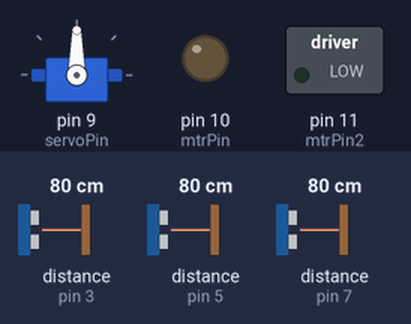
A sketch run on a simulated Arduino Uno, built with avr-gcc and run on an emulated ATmega328P. Shown: servo, switched loads named in the sketch (green lamp = pin HIGH), output pins drawn as LEDs (lit = HIGH). Wiring (inferred from the names in the program): 3 × ultrasonic range finder: trigger pin 2, echo pin 3 / trigger pin 4, echo pin 5 / trigger pin 6, echo pin 7. The test bench sets the inputs (shaded band); at power-on: distance to the obstacle (sensors on pin 3, pin 5, pin 7) 80 cm. The echo pulse lasts 58.3 µs per cm; pins used as bus, display or sensor lines are not drawn; what the sketch prints to the serial monitor is not drawn.

Above: at 0.1 s.
Timing chart, 0 to 1.6 s (numbered marks = the images above):
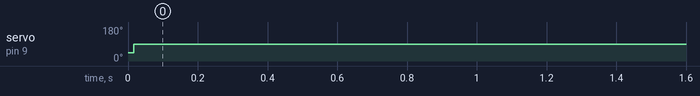

Measured:
- by itself, servo on pin 9 (servoPin): 45° → 90° at 0.02 s

The sketch:

Tongkat_Bantu_Tunanetra.ino
```cpp
#include <Servo.h>

// Inisialisasi pin untuk sensor ultrasonik
const int sensor1TriggerPin = 2;
const int sensor1EchoPin = 3;
const int sensor2TriggerPin = 4;
const int sensor2EchoPin = 5;
const int sensor3TriggerPin = 6;
const int sensor3EchoPin = 7;

// Inisialisasi pin untuk servo motor
const int servoPin = 9;

// Inisialisasi objek Servo
Servo servo;
//MOTOR DC
const int mtrPin = 10;
const int mtrPin2 = 11;
void setup() {
  // Set up pin mode for sensor triggers
  pinMode(sensor1TriggerPin, OUTPUT);
  pinMode(sensor1EchoPin, INPUT);
  pinMode(sensor2TriggerPin, OUTPUT);
  pinMode(sensor2EchoPin, INPUT);
  pinMode(sensor3TriggerPin, OUTPUT);
  pinMode(sensor3EchoPin, INPUT);
  pinMode(mtrPin, OUTPUT);
  pinMode(mtrPin2, OUTPUT);

  // Set up servo
  servo.attach(servoPin);

  // Set initial servo angle
  servo.write(45);

  // Serial communication for debugging
  Serial.begin(9600);
}

void loop() {
  // Read distances from sensors
  int distance1 = getDistance(sensor1TriggerPin, sensor1EchoPin);
  int distance2 = getDistance(sensor2TriggerPin, sensor2EchoPin);
  int distance3 = getDistance(sensor3TriggerPin, sensor3EchoPin);

  // Check distances and adjust servo angles
  if (distance1 < 50) {
    //servo.write(90);
    if (distance2 < distance3) {
    servo.write(0);
    digitalWrite(mtrPin, HIGH);
    digitalWrite(mtrPin2, HIGH);
    delay(500);
    }
    if (distance2 > distance3) {
    servo.write(180);
    digitalWrite(mtrPin, HIGH);
    digitalWrite(mtrPin2, HIGH);
    delay(500);
    }
  }
  else {
    servo.write(90);  // Reset to initial angle
    digitalWrite(mtrPin, LOW);
    digitalWrite(mtrPin2, LOW);
  }

  // Output distances for debugging
  Serial.print("Distance 1: ");
  Serial.println(distance1);
  Serial.print("Distance 2: ");
  Serial.println(distance2);
  Serial.print("Distance 3: ");
  Serial.println(distance3);

  delay(500);  // Delay before next reading
}

int getDistance(int triggerPin, int echoPin) {
  digitalWrite(triggerPin, LOW);
  delayMicroseconds(2);
  digitalWrite(triggerPin, HIGH);
  delayMicroseconds(10);
  digitalWrite(triggerPin, LOW);

  long duration = pulseIn(echoPin, HIGH);
  int distance = duration * 0.034 / 2;

  return distance;
}
```
